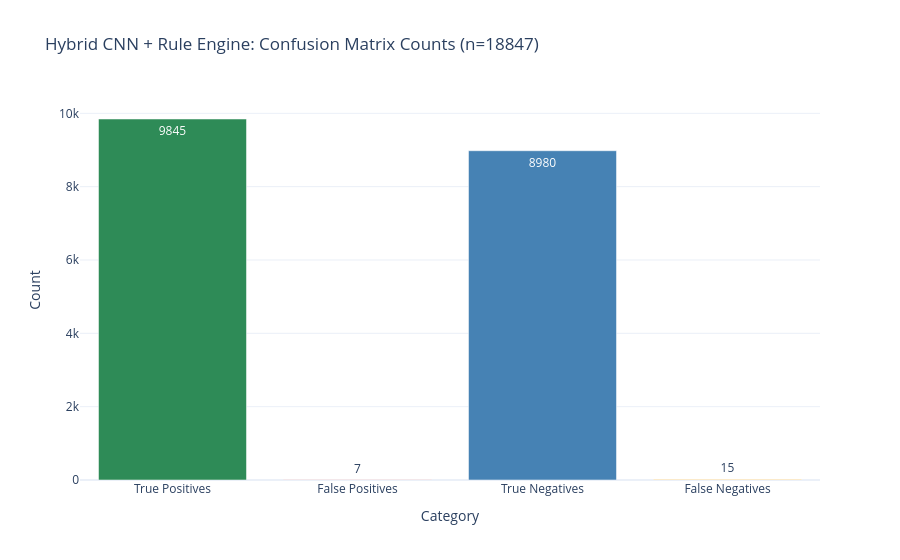
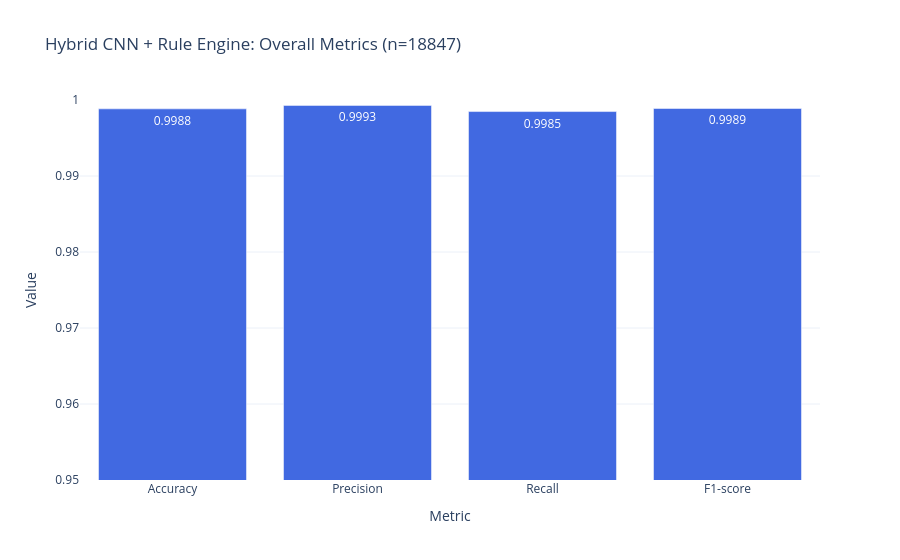
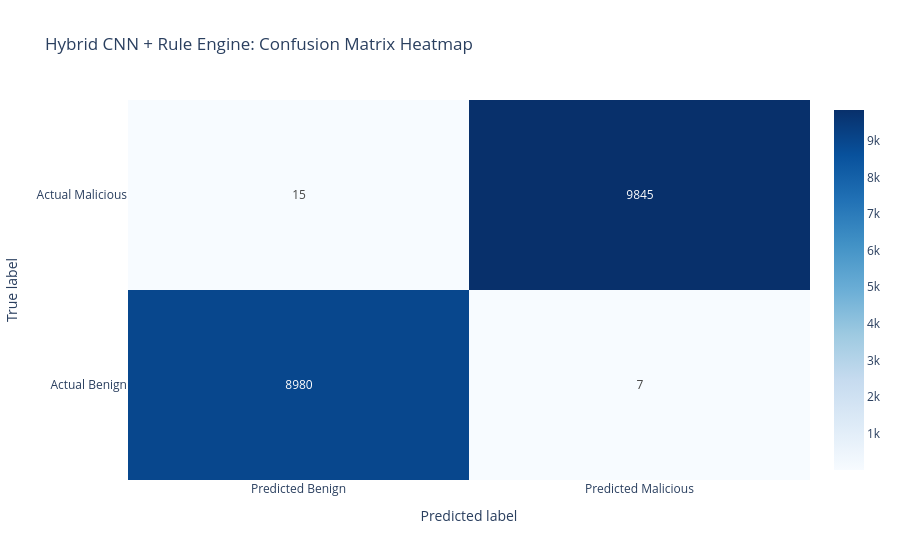
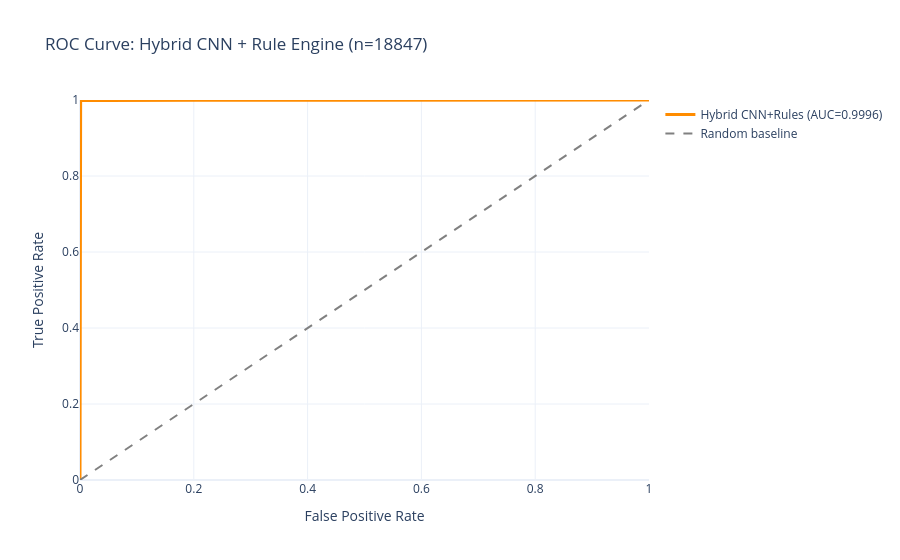

The notebook cell saved with these charts, in order:
### Code cell
import os
import numpy as np
import plotly.graph_objs as go
from plotly.subplots import make_subplots
from sklearn.metrics import (
    accuracy_score, precision_score, recall_score, f1_score,
    confusion_matrix, roc_curve, auc
)

# ============================================================
# 0. CONFIG: where to save results
# ============================================================
BASE_DIR = r"C:\Users\Kshitij\Desktop\Major-Project(SQLi)_Latest\Major-Project(SQLi)"
RESULTS_DIR = os.path.join(BASE_DIR, "notebooks", "phase7a_results", "hybrid_outputs")
os.makedirs(RESULTS_DIR, exist_ok=True)

# ============================================================
# 1. Sanity: ensure required variables exist from hybrid eval
# ============================================================
required = ["y_test", "y_pred_proba", "rule_conf", "hybrid_conf", "hybrid_pred"]
missing = [name for name in required if name not in globals()]
if missing:
    raise RuntimeError(
        f"Missing variables: {missing}. "
        f"Run your hybrid evaluation cell first so these exist."
    )

print("All required variables present:", required)

# ============================================================
# 2. SAVE ARRAYS & METRICS (if not already saved)
# ============================================================

# Paths
y_test_path        = os.path.join(RESULTS_DIR, "y_test_hybrid.npy")
y_pred_proba_path  = os.path.join(RESULTS_DIR, "cnn_proba_test.npy")
rule_conf_path     = os.path.join(RESULTS_DIR, "rule_conf_test.npy")
hybrid_conf_path   = os.path.join(RESULTS_DIR, "hybrid_conf_test.npy")
hybrid_pred_path   = os.path.join(RESULTS_DIR, "hybrid_pred_test.npy")

# Save arrays
np.save(y_test_path,       np.asarray(y_test))
np.save(y_pred_proba_path, np.asarray(y_pred_proba))
np.save(rule_conf_path,    np.asarray(rule_conf))
np.save(hybrid_conf_path,  np.asarray(hybrid_conf))
np.save(hybrid_pred_path,  np.asarray(hybrid_pred))

print("\nSaved hybrid arrays to:", RESULTS_DIR)

# Compute metrics directly from arrays (no hardcoding)
cm = confusion_matrix(y_test, hybrid_pred)
TN, FP, FN, TP = cm.ravel()

accuracy  = accuracy_score(y_test, hybrid_pred)
precision = precision_score(y_test, hybrid_pred, zero_division=0)
recall    = recall_score(y_test, hybrid_pred, zero_division=0)
f1        = f1_score(y_test, hybrid_pred, zero_division=0)

fpr, tpr, _ = roc_curve(y_test, hybrid_conf)
roc_auc = auc(fpr, tpr)

print("\n=== RECOMPUTED HYBRID METRICS FROM ARRAYS ===")
print("Accuracy:",  accuracy)
print("Precision:", precision)
print("Recall:",    recall)
print("F1-score:",  f1)
print("Confusion matrix:\n", cm)
print("ROC AUC:", roc_auc)

# Optionally save metrics as JSON for later use
import json
metrics_path = os.path.join(RESULTS_DIR, "hybrid_metrics_test.json")
with open(metrics_path, "w") as f:
    json.dump({
        "TN": int(TN), "FP": int(FP), "FN": int(FN), "TP": int(TP),
        "accuracy": float(accuracy),
        "precision": float(precision),
        "recall": float(recall),
        "f1": float(f1),
        "roc_auc": float(roc_auc),
        "n_test": int(len(y_test))
    }, f, indent=2)
print("\nSaved metrics JSON to:", metrics_path)

# ============================================================
# 3. PLOTLY VISUALIZATIONS (USING REAL VALUES)
# ============================================================

# 3.1 Bar chart: Confusion matrix counts
counts = [TP, FP, TN, FN]
labels_counts = ["True Positives", "False Positives", "True Negatives", "False Negatives"]

fig_counts = go.Figure(
    data=[
        go.Bar(
            x=labels_counts,
            y=counts,
            text=counts,
            textposition="auto",
            marker_color=["seagreen", "indianred", "steelblue", "orange"]
        )
    ]
)

fig_counts.update_layout(
    title=f"Hybrid CNN + Rule Engine: Confusion Matrix Counts (n={len(y_test)})",
    xaxis_title="Category",
    yaxis_title="Count",
    template="plotly_white"
)
fig_counts.show()

# 3.2 Bar chart: Overall metrics
metrics_names  = ["Accuracy", "Precision", "Recall", "F1-score"]
metrics_values = [accuracy, precision, recall, f1]

fig_metrics = go.Figure(
    data=[
        go.Bar(
            x=metrics_names,
            y=metrics_values,
            text=[f"{v:.4f}" for v in metrics_values],
            textposition="auto",
            marker_color="royalblue"
        )
    ]
)

# If metrics are very high, zoom into [0.95, 1.0]
low_y = min(0.95, min(metrics_values) - 0.01)
fig_metrics.update_yaxes(range=[low_y, 1.0])

fig_metrics.update_layout(
    title=f"Hybrid CNN + Rule Engine: Overall Metrics (n={len(y_test)})",
    xaxis_title="Metric",
    yaxis_title="Value",
    template="plotly_white"
)
fig_metrics.show()

# 3.3 Heatmap: Confusion matrix
fig_cm = go.Figure(
    data=go.Heatmap(
        z=cm,
        x=["Predicted Benign", "Predicted Malicious"],
        y=["Actual Benign", "Actual Malicious"],
        colorscale="Blues",
        showscale=True,
        text=cm,
        texttemplate="%{text}"
    )
)

fig_cm.update_layout(
    title="Hybrid CNN + Rule Engine: Confusion Matrix Heatmap",
    xaxis_title="Predicted label",
    yaxis_title="True label",
    template="plotly_white"
)
fig_cm.show()

# 3.4 ROC curve: use REAL fpr/tpr from roc_curve
fig_roc = go.Figure()

fig_roc.add_trace(
    go.Scatter(
        x=fpr,
        y=tpr,
        mode="lines",
        name=f"Hybrid CNN+Rules (AUC={roc_auc:.4f})",
        line=dict(color="darkorange", width=3)
    )
)

fig_roc.add_trace(
    go.Scatter(
        x=[0, 1],
        y=[0, 1],
        mode="lines",
        name="Random baseline",
        line=dict(color="gray", dash="dash")
    )
)

fig_roc.update_layout(
    title=f"ROC Curve: Hybrid CNN + Rule Engine (n={len(y_test)})",
    xaxis_title="False Positive Rate",
    yaxis_title="True Positive Rate",
    xaxis=dict(range=[0, 1]),
    yaxis=dict(range=[0, 1]),
    template="plotly_white"
)
fig_roc.show()

### Figure 1 — Plotly figure (JSON) as saved in the notebook; plotly's stock layout.template omitted (floating-point values rounded to 4 significant figures)
{"data": [{"marker": {"color": ["seagreen", "indianred", "steelblue", "orange"]}, "text": ["9845", "7", "8980", "15"], "textposition": "auto", "type": "bar", "x": ["True Positives", "False Positives", "True Negatives", "False Negatives"], "y": [9845, 7, 8980, 15]}], "layout": {"title": {"text": "Hybrid CNN + Rule Engine: Confusion Matrix Counts (n=18847)"}, "xaxis": {"title": {"text": "Category"}}, "yaxis": {"title": {"text": "Count"}}}}

### Figure 2 — Plotly figure (JSON) as saved in the notebook; plotly's stock layout.template omitted (floating-point values rounded to 4 significant figures)
{"data": [{"marker": {"color": "royalblue"}, "text": ["0.9988", "0.9993", "0.9985", "0.9989"], "textposition": "auto", "type": "bar", "x": ["Accuracy", "Precision", "Recall", "F1-score"], "y": [0.9988, 0.9993, 0.9985, 0.9989]}], "layout": {"title": {"text": "Hybrid CNN + Rule Engine: Overall Metrics (n=18847)"}, "xaxis": {"title": {"text": "Metric"}}, "yaxis": {"range": [0.95, 1], "title": {"text": "Value"}}}}

### Figure 3 — Plotly figure (JSON) as saved in the notebook; plotly's stock layout.template omitted (floating-point values rounded to 4 significant figures)
{"data": [{"colorscale": [[0, "rgb(247,251,255)"], [0.125, "rgb(222,235,247)"], [0.25, "rgb(198,219,239)"], [0.375, "rgb(158,202,225)"], [0.5, "rgb(107,174,214)"], [0.625, "rgb(66,146,198)"], [0.75, "rgb(33,113,181)"], [0.875, "rgb(8,81,156)"], [1, "rgb(8,48,107)"]], "showscale": true, "text": [[8980, 7], [15, 9845]], "texttemplate": "%{text}", "type": "heatmap", "x": ["Predicted Benign", "Predicted Malicious"], "y": ["Actual Benign", "Actual Malicious"], "z": [[8980, 7], [15, 9845]]}], "layout": {"title": {"text": "Hybrid CNN + Rule Engine: Confusion Matrix Heatmap"}, "xaxis": {"title": {"text": "Predicted label"}}, "yaxis": {"title": {"text": "True label"}}}}

### Figure 4 — Plotly figure (JSON) as saved in the notebook; plotly's stock layout.template omitted (floating-point values rounded to 4 significant figures; data arrays with more than 128 entries replaced by an {"elided": "..."} marker saying what was removed)
{"data": [{"line": {"color": "darkorange", "width": 3}, "mode": "lines", "name": "Hybrid CNN+Rules (AUC=0.9996)", "type": "scatter", "x": {"elided": "1101 float values"}, "y": {"elided": "1101 float values"}}, {"line": {"color": "gray", "dash": "dash"}, "mode": "lines", "name": "Random baseline", "type": "scatter", "x": [0, 1], "y": [0, 1]}], "layout": {"title": {"text": "ROC Curve: Hybrid CNN + Rule Engine (n=18847)"}, "xaxis": {"range": [0, 1], "title": {"text": "False Positive Rate"}}, "yaxis": {"range": [0, 1], "title": {"text": "True Positive Rate"}}}}
